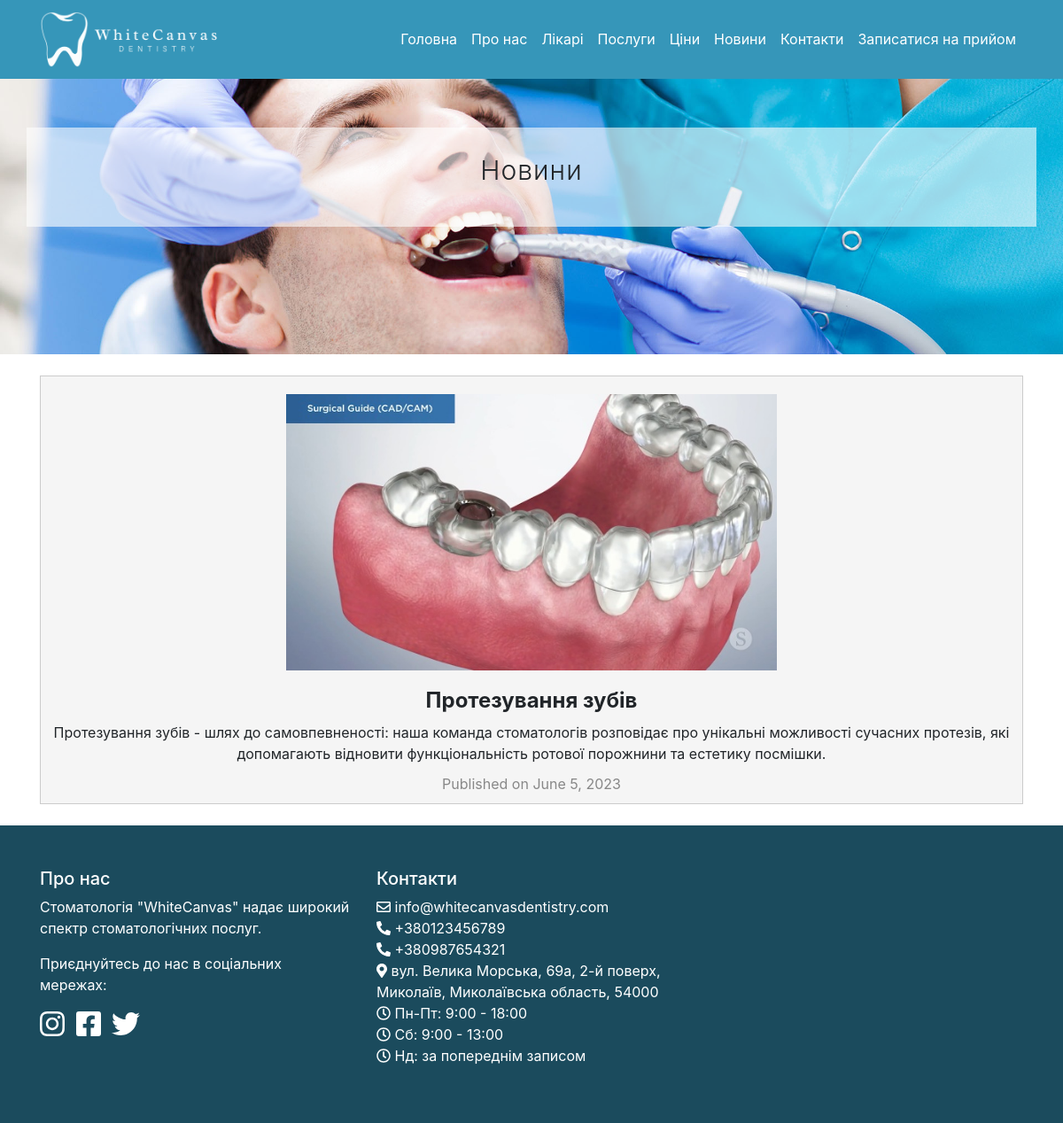
The app's page /news/news/1/ with its own data.
### news/models.py (models this page shows, shortened)
class News(models.Model):
    title = models.CharField(max_length=100, verbose_name='Назва')
    photo = models.ImageField(upload_to='news_photos', verbose_name='Фото')
    content = models.TextField(verbose_name='Текст')
    publication_date = models.DateField(verbose_name='Дата публікації')

### news/views.py (the view)
# urls.py: path('news/<int:pk>/', views.newsDetail, name='newsDetail'),
def newsDetail(request, pk):
    news = get_object_or_404(News, pk=pk)
    context = {
        'news': news
    }
    return render(request, 'news/newsDetail.html', context)

### news/templates/news/newsDetail.html (shortened to what this page needs)
{% extends 'main/layout.html' %}
{% load static %}
{% block styles %}
    <link rel="stylesheet" href="https://stackpath.bootstrapcdn.com/bootstrap/4.5.2/css/bootstrap.min.css">
    <link rel="stylesheet" href="https://cdn.jsdelivr.net/npm/bootstrap-icons@1.7.0/font/bootstrap-icons.css">
    <link rel="stylesheet" href="{% static 'main/css/styles.css' %}">
    <link rel="stylesheet" href="{% static 'news/css/news.css' %}">
    <link rel="stylesheet" href="{% static 'news/css/news_detail.css' %}">
    <link rel="stylesheet" href="{% static 'main/css/banner.css' %}">
{% endblock %}
{% block banner %}Новини{% endblock %}
{% block content %}
<section class="news-detail-section py-4">
  <div class="container">
    <div class="row">
      <div class="col-lg-12">
        <div class="news-detail-box">
            <img src="{{ news.photo.url }}">
          <h2>{{ news.title }}</h2>
          <p>{{ news.content }}</p>
          <p class="publication-date">Published on {{ news.publication_date }}</p>
        </div>
      </div>
    </div>
  </div>
</section>
{% endblock %}

### main/templates/main/layout.html (shortened to what this page needs)
{% load static %}
<!doctype html>
<html lang="en">
<head>
    <link rel="stylesheet" href="https://stackpath.bootstrapcdn.com/bootstrap/4.5.2/css/bootstrap.min.css">
    <link rel="stylesheet" href="https://cdn.jsdelivr.net/npm/bootstrap-icons@1.7.0/font/bootstrap-icons.css">
    <link rel="stylesheet" href="https://cdnjs.cloudflare.com/ajax/libs/font-awesome/5.15.3/css/all.min.css">
    {% block styles %}{% endblock %}
</head>
<body>
<nav class="navbar navbar-expand-lg navbar-light fixed-top">
  <div class="container">
    <a class="navbar-brand" href="{% url 'home' %}"><img id="logo" src="{% static 'main/images/logo.png' %}" alt="Logo" style="width: 200px; height: auto;">
</a>
    <div class="collapse navbar-collapse" id="navbarResponsive">
      <ul class="navbar-nav ml-auto">
        <li class="nav-item">
          <a class="nav-link" href="{% url 'home' %}">Головна</a>
        </li>
        <li class="nav-item">
          <a class="nav-link" href="{% url 'about' %}">Про нас</a>
        </li>
        <li class="nav-item">
          <a class="nav-link" href="{% url 'teamDentist' %}">Лікарі</a>
        </li>
        <li class="nav-item">
          <a class="nav-link" href="{% url 'category' %}">Послуги</a>
        </li>
        <li class="nav-item">
          <a class="nav-link" href="{% url 'price' %}">Ціни</a>
        </li>
        <li class="nav-item">
          <a class="nav-link" href="{% url 'allNews' %}">Новини</a>
        </li>
        <li class="nav-item">
          <a class="nav-link" href="{% url 'contact' %}">Контакти</a>
        </li>
        <li class="nav-item">
          <a class="nav-link" href="{% url 'appointment' %}">Записатися на прийом</a>
        </li>
      </ul>
    </div>
  </div>
</nav>
<header class="masthead" id="page-header">
  <div class="container h-10">
    <div class="row h-100 align-items-center">
      <div class="col-12 text-center">
        <div class="transparent-box">
          <blockquote class="blockquote">
          <h1 class="mb-0">{% block banner %}{% endblock %}</h1>
          </blockquote>
        </div>
      </div>
    </div>
  </div>
</header>
    {% block content %}
    {% endblock %}
<footer class="footer py-5">
  <div class="container">
    <div class="row">
      <div class="col-lg-4">
        <h5>Про нас</h5>
        <p>Стоматологія "WhiteCanvas" надає широкий спектр стоматологічних послуг.</p>
        <p>Приєднуйтесь до нас в соціальних мережах:</p>
        <ul class="list-inline">
          <li class="list-inline-item"><a href="https://www.instagram.com/whitecanvas_dentistry" class="footer-link"><i class="fab fa-instagram fa-2x"></i><span class="sr-only">Instagram</span></a></li>
          <li class="list-inline-item"><a href="https://www.facebook.com/whitecanvas_dentistry" class="footer-link"><i class="fab fa-facebook-square fa-2x"></i><span class="sr-only">Facebook</span></a></li>
          <li class="list-inline-item"><a href="https://twitter.com/whitecanvas_dentistry" class="footer-link"><i class="fab fa-twitter fa-2x"></i><span class="sr-only">Twitter</span></a></li>
        </ul>
      </div>
      <div class="col-lg-4">
        <h5>Контакти</h5>
        <ul class="list-unstyled">
          <li><i class="far fa-envelope"></i> <a href="mailto:info@whitecanvasdentistry.com" class="footer-link">info@whitecanvasdentistry.com</a></li>
          <li style="color: white;"><i class="fas fa-phone-alt"></i> <a href="tel:+380123456789" class="footer-link">+380123456789</a></li>
          <li style="color: white;"><i class="fas fa-phone-alt"></i> <a href="tel:+380987654321" class="footer-link">+380987654321</a></li>
          <li><i class="fas fa-map-marker-alt"></i> вул. Велика Морська, 69а, 2-й поверх, Миколаїв, Миколаївська область, 54000</li>
          <li><i class="far fa-clock"></i> Пн-Пт: 9:00 - 18:00 <br> <i class="far fa-clock"></i> Сб: 9:00 - 13:00 <br> <i class="far fa-clock"></i> Нд: за попереднім записом</li>
        </ul>
      </div>
    </div>
  </div>
</footer>
</body>
</html>

### main/static/main/css/styles.css (style rules this page uses)
.navbar { background-color: #3696b9; }
.navbar .navbar-brand { color: white; }
.navbar .navbar-nav .nav-link { color: white; }
.footer { background-color: #1b4b5d; color: white; }
.footer-link { color: white; text-decoration: none; }
.navbar-light .navbar-nav .nav-link { color: white; }
#logo { width: 150px; height: auto; }

### news/static/news/css/news_detail.css (style rules this page uses)
.news-detail-section { padding: 20px; }
.news-detail-box { background-color: #f5f5f5; border: 1px solid #ccc; display: center; flex-direction: column; align-items: center; text-align: center; }
.news-detail-box img { max-width: 100%; height: auto; margin-top: 20px; margin-bottom: 20px; display: block; margin-left: auto; margin-right: auto; width: 50%; height: auto; margin-bottom: 20px; }
.news-detail-box h2 { font-size: 24px; font-weight: bold; margin-bottom: 10px; }
.news-detail-box p { font-size: 16px; line-height: 1.5; margin-bottom: 10px; }
.publication-date { font-size: 14px; color: #888; }

### main/static/main/css/banner.css (style rules this page uses)
#page-header { display: flex; justify-content: center; align-items: center; height: 400px; background-image: url('../images/bannerSlide.jpg'); background-size: cover; background-position: flex-start; }
#page-header .container { background-color: rgba(255, 255, 255, 0.6); padding: 30px; display: inline-block; }
#page-header h1, #page-header p { font-weight: 350; font-style: bold; font-size: 30px; letter-spacing: 1px; }

### records on screen
News: photo (picture), title "Протезування зубів", content "Протезування зубів - шлях до самовпевненості: наша команда стоматологів розповідає про унікальні можливості сучасних протезів, які допомагають відновити функціональність ротової порожнини та естетику посмішки.", publication_date "June 5, 2023"
